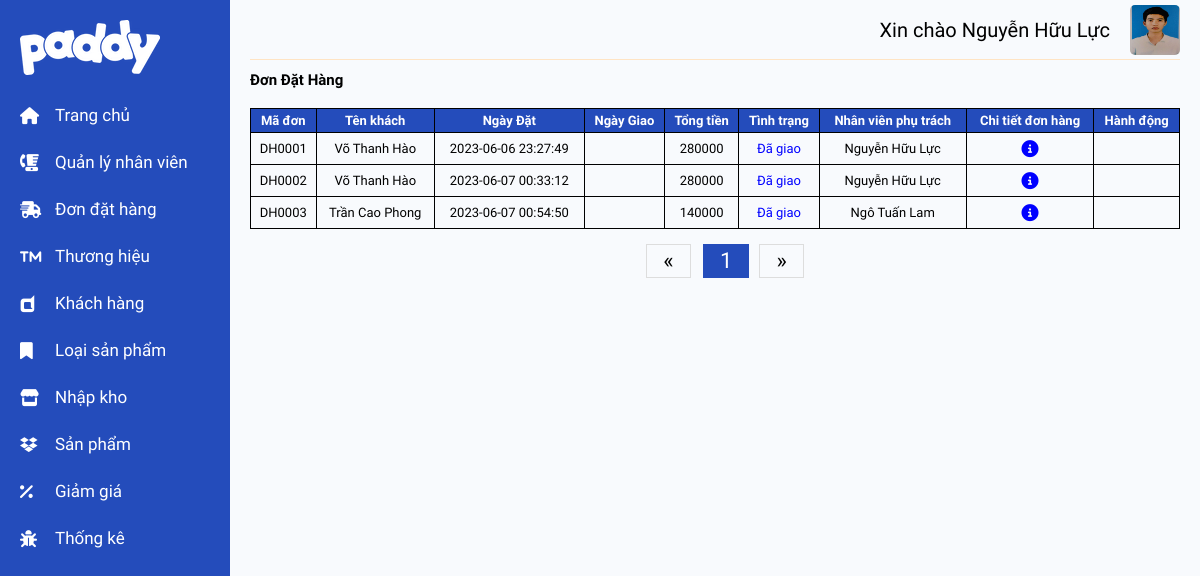
The page /admin/pages/Order_Index.php (signed in) on the database its author committed.
### tables this page shows
CREATE TABLE `don_dat_hang` (
  `maDonHang` varchar(6) NOT NULL,
  `maKhachHang` varchar(6) NOT NULL,
  `ngayDat` datetime NOT NULL,
  `ngayGiao` datetime DEFAULT NULL,
  `tinhTrang` bit(2) NOT NULL,
  `tongTien` int(11) NOT NULL,
  `maNhanVien` varchar(6) DEFAULT NULL
);

### admin/includes/show_order_in_table.php (the view, shortened to what this page needs)
<?php
$rowOfPage = 10;
$currentPage = isset($_GET['page']) ? (int) $_GET['page'] : 1;
$query = "SELECT don_dat_hang.*, CONCAT(khach_hang.hoKhachHang, ' ', khach_hang.tenKhachHang) AS tenKhachHang,
CONCAT(nhan_vien.ho, ' ', nhan_vien.ten) AS tenNhanVien FROM don_dat_hang
JOIN khach_hang ON khach_hang.maKhachHang = don_dat_hang.maKhachHang
LEFT JOIN nhan_vien ON nhan_vien.maNhanVien = don_dat_hang.maNhanVien
ORDER BY tinhTrang DESC, ngayDat ASC, maDonHang ASC
LIMIT " . $rowOfPage . " OFFSET " . ($currentPage - 1) * $rowOfPage;
$statement = $dbh->prepare($query);
$statement->execute();
$statement->setFetchMode(PDO::FETCH_OBJ);
$result = $statement->fetchAll();
if ($result) {
    foreach ($result as $row) {
        $tinhTrang = "";
        $btn = "";
        $btnHuy = "<form action='../includes/process_order.php?id=" . $row->maDonHang . "&nut=huy' method='post'>
            <input class=\"btn-danger\" type='submit' value=\"Hủy đơn\" >
        </form>";
        $btnXacNhan = "<form action='../includes/process_order.php?id=" . $row->maDonHang . "&nut=xacNhan' method='post'>
        <input class=\"btn-success\" type='submit' value=\"Xác nhận\" >
    </form>";
        $btnGiao = "<form action='../includes/process_order.php?id=" . $row->maDonHang . "&nut=giao' method='post'>
        <input class=\"btn-primary\" type='submit' value=\"Đã giao\" >
    </form>";
        if ($row->tinhTrang == 0) {
            $tinhTrang = "<p style=\"color:red;\">Đơn hàng bị hủy</p>";
        } else if ($row->tinhTrang == 1) {
            $tinhTrang = "<p style=\"color:blue;\">Đã giao</p>";
        } else if ($row->tinhTrang == 2) {
            $tinhTrang = "<p style=\"color:green;\">Đã xác nhận (Đang giao)</p>";
            $btn = $btnGiao;
        } else {
            $tinhTrang = "<p>Chưa xác nhận</p>";
            $btn = $btnXacNhan . $btnHuy;
        }
        echo "<tr>
                            <td><p>" . $row->maDonHang . "</p></td>
                            <td><p>" . $row->tenKhachHang . "</p></td>
                            <td><p>" . $row->ngayDat . "</p></td>
                            <td><p>" . $row->ngayGiao . "</p></td>
                            <td><p>" . $row->tongTien . "</p></td>
                            <td>" . $tinhTrang . "</td>
                            <td><p>" . $row->tenNhanVien . "</p></td>
                            <td>
                                <a href=\"Order_Details.php?id=" . $row->maDonHang . "\" ><i class=\"fa-solid fa-circle-info detail\"></i></a>
                            </td>
                            <td>" . $btn . "</td>
                        </tr>";
    }
} else {
    echo "<tr>
                <td colspan=\"10\">Không có dữ liệu</td>
                </tr>";
}
?>

### admin/assets/css/main.css (style rules this page uses)
th, td { border: 1px solid black; padding: 8px; text-align: center; padding: 4px; }
td i { font-size: 1.7rem; padding: 3px; }
td .detail { color: blue; }

### rows shown on the page
don_dat_hang: maDonHang "DH0001", tenKhachHang "Võ Thanh Hào", ngayDat "2023-06-06 23:27:49", tongTien "280000", tinhTrang "Đã giao", tenNhanVien "Nguyễn Hữu Lực"
don_dat_hang: maDonHang "DH0002", tenKhachHang "Võ Thanh Hào", ngayDat "2023-06-07 00:33:12", tongTien "280000", tinhTrang "Đã giao", tenNhanVien "Nguyễn Hữu Lực"
don_dat_hang: maDonHang "DH0003", tenKhachHang "Trần Cao Phong", ngayDat "2023-06-07 00:54:50", tongTien "140000", tinhTrang "Đã giao", tenNhanVien "Ngô Tuấn Lam"

### other values the page prints
$_SESSION['admin']->ho "Nguyễn Hữu"
$_SESSION['admin']->ten "Lực"
